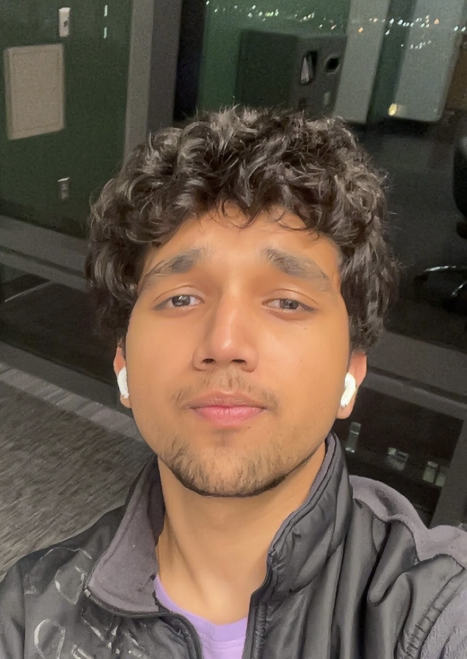
#> input picture images/Anirudh.jpeg, 933 x 1317 px, given in place of the camera (shown at 1/2 size)
$ python motion-detector.py
#> lines starting #> are read from the running program, lines starting #| are printed output that depends on the picture; after the words box and inside, x2 and y2 are one past the last pixel; in counts of white or black regions, pixels touching at a corner belong together
# Motion detector using OpenCV

import cv2
import numpy as np
import matplotlib.pyplot as plt

# Get the camera feed
cap = cv2.VideoCapture(0)

# Setup background subtract to seperate moving/static objects
backSub = cv2.createBackgroundSubtractorMOG2()
if not cap.isOpened():
    print("Couldn't find video source")

# As long as the video is running, keep looking for movement
while cap.isOpened():

    # Get a frame
    ret, frame = cap.read()
#> frame is the input picture: shape (1317, 933, 3); mean B, G, R 73.8, 87.3, 102.6
    if not ret:
        break
    frame_out = frame.copy()

    # Apply the mask to the frame to remove the static background
    fg_mask = backSub.apply(frame)
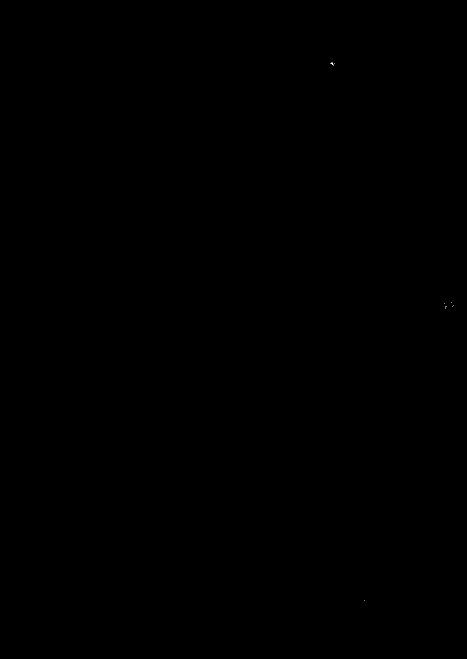
#> fg_mask: shape (1317, 933) (shown at 1/2 size); values 127 (black) and 255 (white), 0% white in thin lines or dots, all inside (x1, y1, x2, y2) = (661, 124, 907, 1201)

    # Apply global threshold to remove shadows
    retval, mask_thresh = cv2.threshold(fg_mask, 180, 255, cv2.THRESH_BINARY)

    # Morphology
    kernel = cv2.getStructuringElement(cv2.MORPH_ELLIPSE, (7,7))
    mask_open = cv2.morphologyEx(mask_thresh, cv2.MORPH_OPEN, kernel, iterations=1)
#> mask_open: shape (1317, 933); every value is 0
    mask_clean = cv2.morphologyEx(mask_open, cv2.MORPH_CLOSE, kernel, iterations=2)
    mask_dilated = cv2.dilate(mask_clean, kernel, iterations=1)

    # Contours
    contours, hierarchy = cv2.findContours(mask_dilated, cv2.RETR_EXTERNAL, cv2.CHAIN_APPROX_SIMPLE)
#> contours = []

    # Filter
    min_contour_area = 2000
    large_contours = [cnt for cnt in contours if cv2.contourArea(cnt) > min_contour_area]
#> large_contours = []

    # Draw everything
    for cnt in large_contours:
        x, y, w, h = cv2.boundingRect(cnt)
        cv2.rectangle(frame_out, (x, y), (x+w, y+h), (0, 0, 200), 3)
#> this loop made 0 passes

    # Display the resulting frame
    cv2.imshow('Motion Detection - press q to quit', frame_out)

    # Allow the user to quit
    key = cv2.waitKey(1)
#> (key q is pressed here)
    if key & 0xFF == ord('q') or key & 0xFF == ord('\x1b'): # Also allow "escape" because someone's going to try that
        break

$ run again, on images/Leo.jpeg
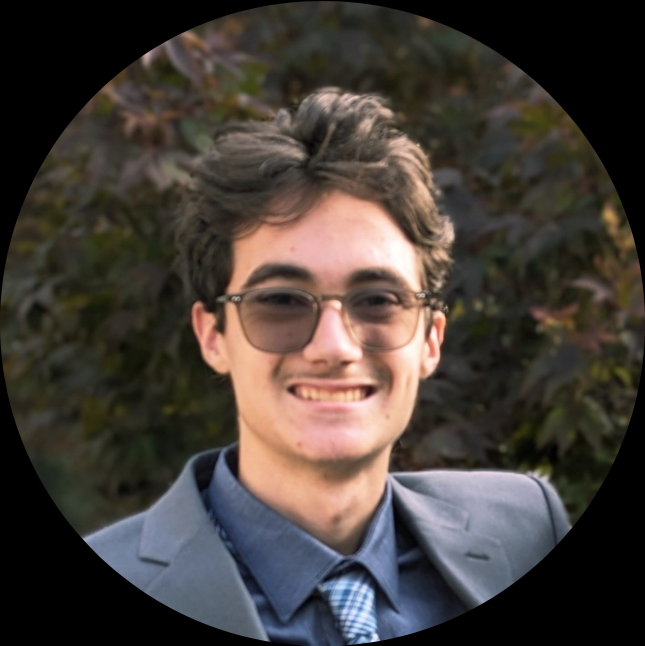
#> input picture images/Leo.jpeg, 1290 x 1291 px, given in place of the camera (shown at 1/2 size)
#> frame is the input picture: shape (1291, 1290, 3); mean B, G, R 56.5, 61.9, 69.4
#> `fg_mask = backSub.apply(frame)`:
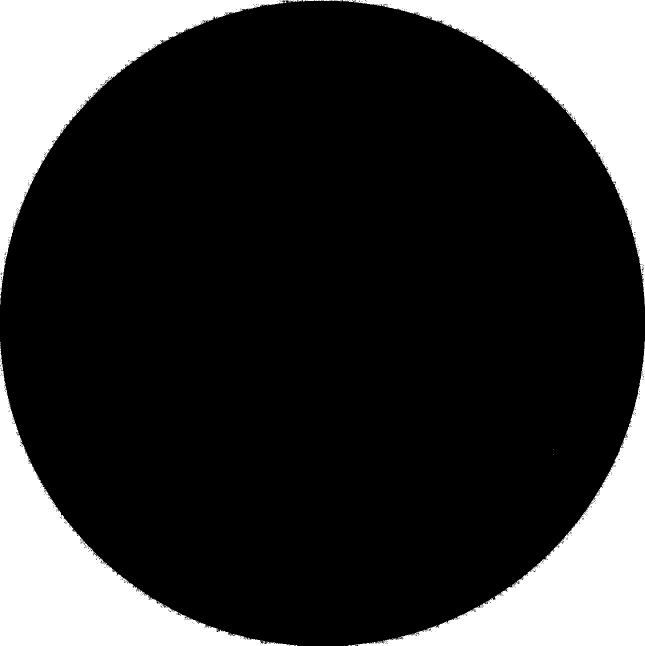
#> fg_mask: shape (1291, 1290) (shown at 1/2 size); values 127 (black) and 255 (white), 21.2% white; 37 white regions (31 under 20 px), largest, box (x1, y1, x2, y2) and area: (686, 0, 1290, 608) 88995, (0, 0, 595, 599) 88863, (704, 683, 1290, 1291) 87133, (0, 691, 589, 1291) 87079, (605, 0, 669, 3) 111, (670, 0, 685, 3) 26
#> mask_open: shape (1291, 1290); 20.7% white; 11 white regions, largest, box (x1, y1, x2, y2) and area: (0, 0, 558, 547) 87120, (731, 0, 1290, 531) 87102, (0, 751, 568, 1291) 85337
#> mask_clean: shape (1291, 1290); 20.8% white; 5 white regions, box (x1, y1, x2, y2) and area: (0, 0, 558, 575) 87601, (719, 0, 1290, 531) 87567, (722, 723, 1290, 1291) 85871, (0, 741, 568, 1291) 85738, (1285, 543, 1290, 575) 119
#> mask_dilated: shape (1291, 1290); 21.5% white; 5 white regions
#> contours = 5 contours; box (x1, y1, x2, y2) and area: (0, 0, 561, 578) 89292, (716, 0, 1290, 534) 89178, (719, 720, 1290, 1291) 87584, (0, 738, 571, 1291) 87406, (1282, 540, 1290, 578) 204
#> large_contours = 4 contours; box (x1, y1, x2, y2) and area: (0, 0, 561, 578) 89292, (716, 0, 1290, 534) 89178, (719, 720, 1290, 1291) 87584, (0, 738, 571, 1291) 87406
#> the loop `for cnt in large_contours:` made 4 passes
#> (x, y, w, h) on passes 1 to 4: (0, 738, 571, 553), (719, 720, 571, 571), (716, 0, 574, 534), (0, 0, 561, 578)
#> after the loop `for cnt in large_contours:`:
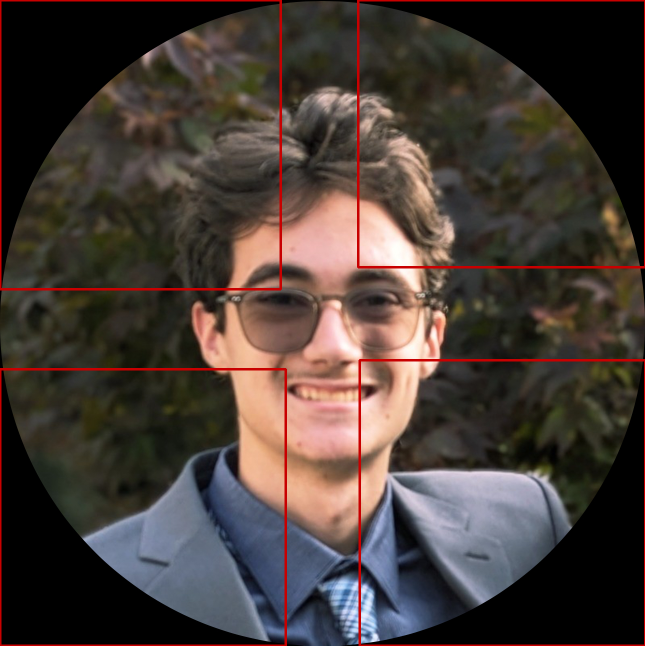
#> frame_out: shape (1291, 1290, 3) (shown at 1/2 size); 2.03% of pixels changed, all inside (x1, y1, x2, y2) = (0, 0, 1290, 1291)
